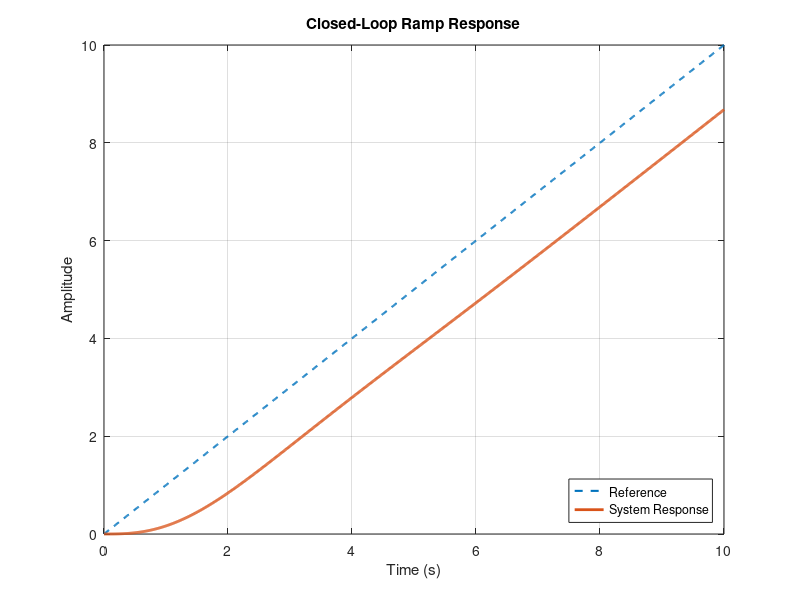

The MATLAB script that drew this image: (Note: this script raises an error after producing the figure.)
% System: G(s) = 1 / (s^2 + 2s + 1)
% Objectives of Question:
% 1. we have to design a PI Controller
% 2. after designing it, we have to evaluate the ramp response of the PI
% Controller
% 3. we will analyze the ramp response using Root Locus, Bode, and Nyquist plots

function main()
    % Clear workspace and close all figures
    clear all; close all; clc;
    
    % Initialize Laplace variable
    s = tf('s');
    
    % Define system and get transfer function
    G = define_system(s);
    
    % Design PI controller
    [C, ~, Ki] = design_pi_controller(s);
    
    % Evaluate closed-loop performance
    evaluate_performance(G, C);
    
    % Generate analysis plots
    generate_analysis_plots(G, C);
end

function G = define_system(s)
    % Create transfer function of the plant
    G = 1 / (s^2 + 2*s + 1);
    
    fprintf('System defined:\n');
    disp(G);
end

function [C, Kp, Ki] = design_pi_controller(s)
    % PI controller design parameters
    Kp = 1.5;   % Proportional gain
    Ki = 0.75;  % Integral gain
    
    % Create PI controller transfer function
    C = Kp + Ki/s;
    
    fprintf('\nDesigned PI Controller:\n');
    fprintf('Kp = %.2f, Ki = %.2f\n', Kp, Ki);
    disp(C);
end

function evaluate_performance(G, C)
    % Create closed-loop system
    T = feedback(C*G, 1);
    
    % Time vector for simulation
    t = 0:0.01:10;
    
    % Create ramp input
    ramp_input = t;
    
    % Simulate response to ramp input
    [y, t] = lsim(T, ramp_input, t);
    
    % Plot ramp response
    figure('Name', 'Ramp Response', 'NumberTitle', 'off');
    plot(t, ramp_input, '--', 'LineWidth', 1.5, 'DisplayName', 'Reference');
    hold on;
    plot(t, y, 'LineWidth', 2, 'DisplayName', 'System Response');
    title('Closed-Loop Ramp Response');
    xlabel('Time (s)');
    ylabel('Amplitude');
    legend('Location', 'southeast');
    grid on;
    hold off;
    
    % Calculate steady-state error
    ss_error = ramp_input(end) - y(end);
    fprintf('\nSteady-state error for ramp input: %.4f\n', ss_error);
    
    % Step response characteristics
    step_info = stepinfo(T);
    fprintf('\nStep Response Characteristics:\n');
    fprintf('Rise Time: %.3f s\n', step_info.RiseTime);
    fprintf('Settling Time: %.3f s\n', step_info.SettlingTime);
    fprintf('Overshoot: %.2f%%\n', step_info.Overshoot);
end

function generate_analysis_plots(G, C)
    % Open-loop transfer function
    L = C*G;
    
    % Root locus plot
    figure('Name', 'Root Locus', 'NumberTitle', 'off');
    rlocus(L);
    title('Root Locus of PI-Controlled System');
    grid on;
    
    % Bode plot
    figure('Name', 'Bode Plot', 'NumberTitle', 'off');
    bode(L);
    grid on;
    title('Bode Plot of PI-Controlled System');
    
    % Nyquist plot
    figure('Name', 'Nyquist Plot', 'NumberTitle', 'off');
    nyquist(L);
    grid on;
    title('Nyquist Plot of PI-Controlled System');
    
    % Calculate stability margins
    [Gm, Pm, Wcg, Wcp] = margin(L);
    fprintf('\nStability Margins:\n');
    fprintf('Gain Margin: %.2f dB at %.2f rad/s\n', 20*log10(Gm), Wcg);
    fprintf('Phase Margin: %.2f° at %.2f rad/s\n', Pm, Wcp);
end

% Run main function
main();
